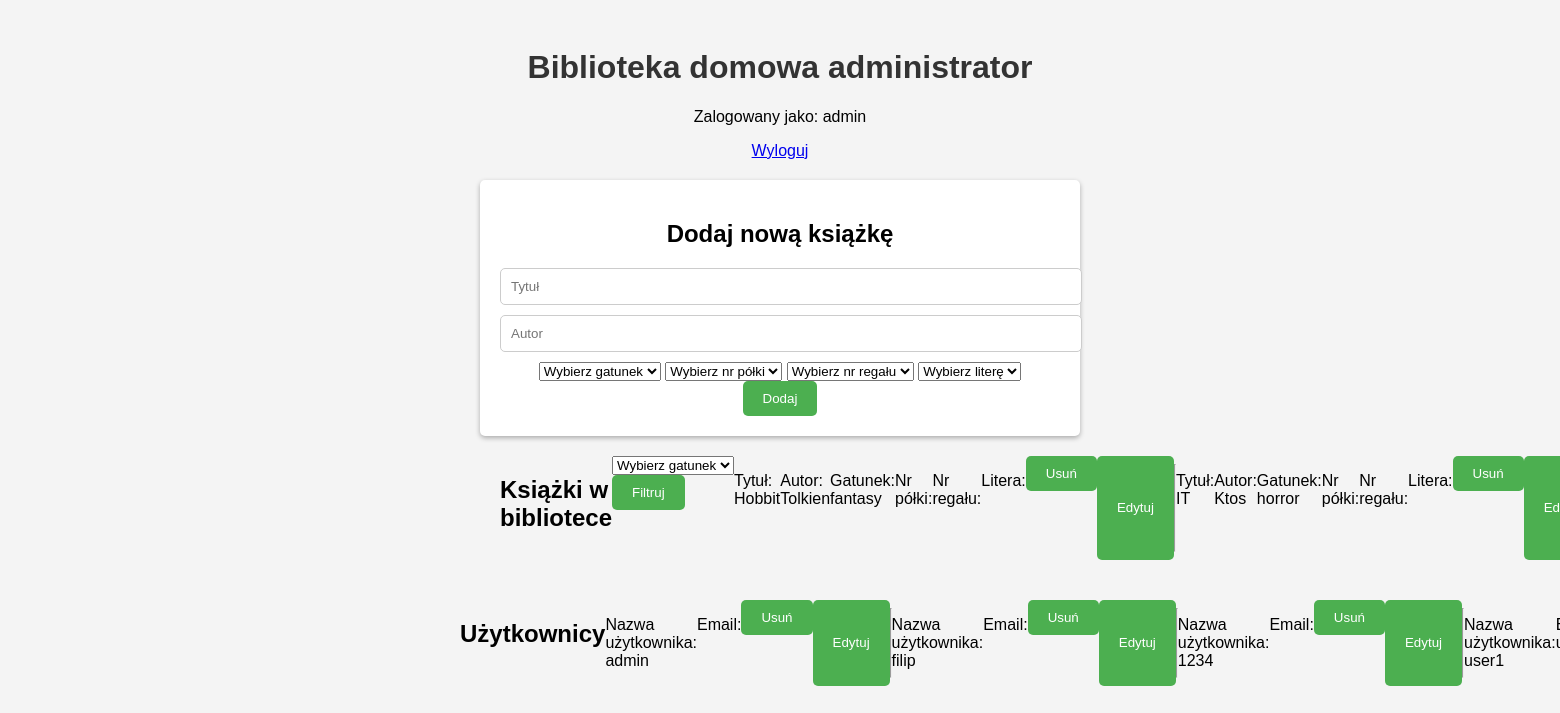
The app's page /library_admin.php (signed in), older data.
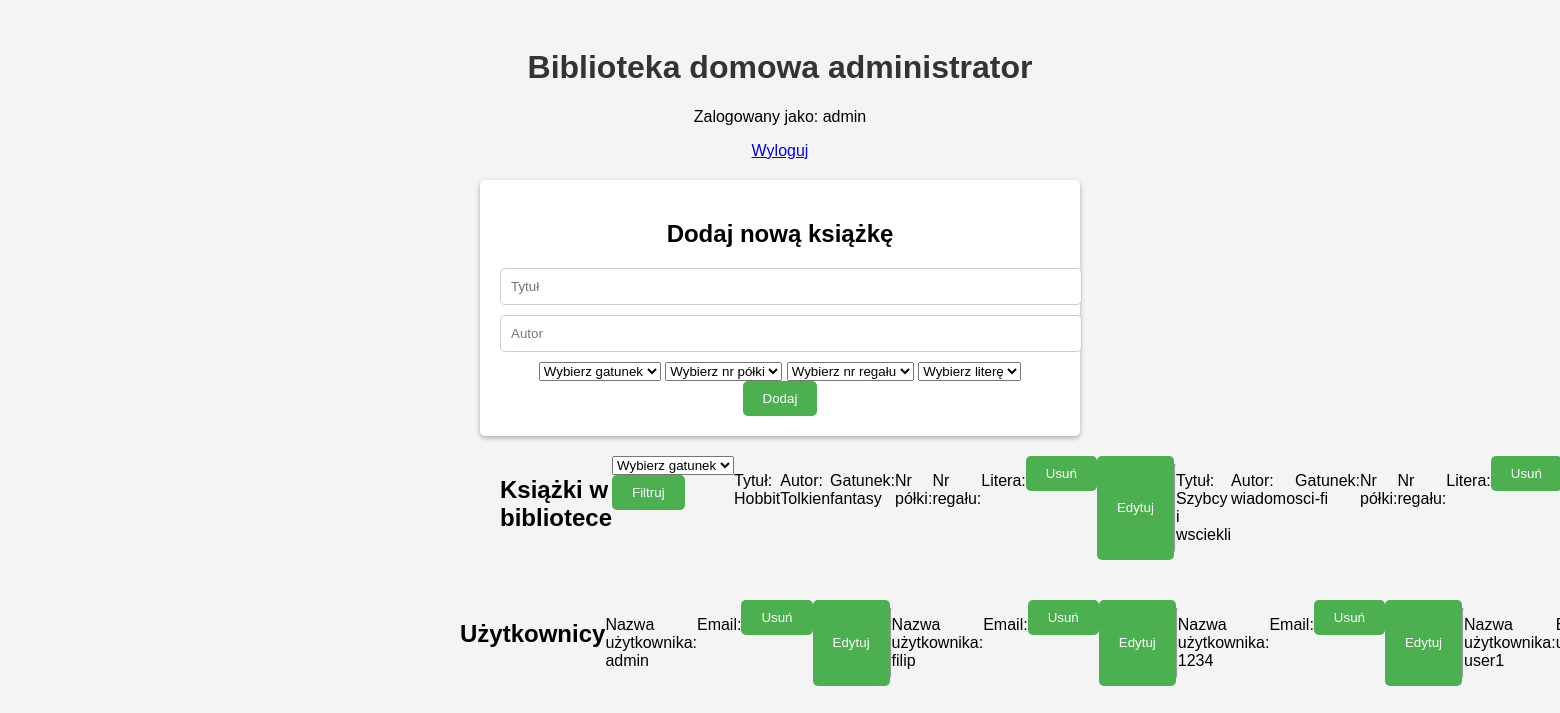
The same page, newer data.
### tables this page shows
CREATE TABLE `books` (
  `id` int(11) NOT NULL,
  `title` varchar(255) NOT NULL,
  `author` varchar(255) NOT NULL,
  `category` varchar(20) NOT NULL,
  `nr_polki` varchar(100) NOT NULL,
  `nr_regal` varchar(10) NOT NULL,
  `alphabet` varchar(5) NOT NULL
);

CREATE TABLE `users` (
  `id` int(11) NOT NULL,
  `username` varchar(255) NOT NULL,
  `email` varchar(60) NOT NULL,
  `password` varchar(255) NOT NULL,
  `role_id` tinyint(4) NOT NULL DEFAULT 1
);

### library_admin.php (the view, shortened to what the changed rows need)
<?php
$conn = new mysqli("localhost", "root", "", "library");
$sql = "SELECT * FROM books";
$result = $conn->query($sql);
$booksList = "";
if ($result->num_rows > 0) {
    while ($row = $result->fetch_assoc()) {
        $booksList .= "<p>Tytuł: " . $row["title"] . "</p>";
        $booksList .= "<p>Autor: " . $row["author"] . "</p>";
        $booksList .= "<p>Gatunek: " . $row["category"] . "</p>";
        $booksList .= "<p>Nr półki: " . $row["nr_polki"] . "</p>";
        $booksList .= "<p>Nr regału: " . $row["nr_regal"] . "</p>";
        $booksList .= "<p>Litera: " . $row["alphabet"] . "</p>";
        $booksList .= "<form action='library_admin.php' method='GET'>";
        $booksList .= "<input type='hidden' name='delete' value='" . $row["id"] . "'>";
        $booksList .= "<button type='submit' name='delete' >Usuń</button>";
        $booksList .= "</form>";
        $booksList .= "<button onclick='showEditForm(" . $row["id"] . ")'>Edytuj</button>";
        $booksList .= "<div id='edit-form-" . $row["id"] . "' style='display: none;'>";
        $booksList .= "<form action='library_admin.php' method='POST'>";
        $booksList .= "<input type='hidden' name='book-id' value='" . $row["id"] . "'>";
        $booksList .= "<input type='text' name='new-author' placeholder='Nowy autor'>";
        $booksList .= "<input type='text' name='new-title' placeholder='Nowy tytuł'>";
        $booksList .= "<select name='new-category'>";
        $booksList .= "<option value='' disabled selected>Wybierz gatunek</option>";
        $booksList .= "<option value='fantasy'>Fantasy</option>";
        $booksList .= "<option value='horror'>Horror</option>";
        $booksList .= "<option value='sci-fi'>Sci-fi</option>";
        $booksList .= "<option value='comedy'>Komedia</option>";
        $booksList .= "<option value='documentary'>Dokument</option>";
        $booksList .= "</select>";
        $booksList .= "<select name='new-nr_polki'>";
        $booksList .= "<option value='' disabled selected>Wybierz nr półki</option>";
        $booksList .= "<option value='1'>1</option>";
        $booksList .= "<option value='2'>2</option>";
        $booksList .= "<option value='3'>3</option>";
        $booksList .= "<option value='4'>4</option>";
        $booksList .= "<option value='5'>5</option>";
        $booksList .= "</select>";
        $booksList .= "<select name='new-nr_regal'>";
        $booksList .= "<option value='' disabled selected>Wybierz nr regału</option>";
        $booksList .= "<option value='R1'>R1</option>";
        $booksList .= "<option value='R2'>R2</option>";
        $booksList .= "<option value='R3'>R3</option>";
        $booksList .= "<option value='R4'>R4</option>";
        $booksList .= "<option value='R5'>R5</option>";
        $booksList .= "</select>";
        $booksList .= "<select name='new-alphabet'>";
        $booksList .= "<option value='' disabled selected>Wybierz litere</option>";
        $booksList .= "<option value='A'>A</option>";
        $booksList .= "<option value='B'>B</option>";
        $booksList .= "<option value='C'>C</option>";
        $booksList .= "<option value='D'>D</option>";
        $booksList .= "<option value='E'>E</option>";
        $booksList .= "</select>";
        $booksList .= "<button type='submit' name='edit'>Zapisz</button>";
        $booksList .= "</form>";
        $booksList .= "</div>";
        $booksList .= "<hr>";
    }
} else {
    $booksList = "Brak książek w bibliotece.";
}
$sql = "SELECT * FROM users";
$result = $conn->query($sql);
$usersList = "";
if ($result->num_rows > 0) {
    while ($row = $result->fetch_assoc()) {
        $usersList .= "<p>Nazwa użytkownika: " . $row["username"] . "</p>";
        $usersList .= "<p>Email: " . $row["email"] . "</p>";
        $usersList .= "<form action='library_admin.php?user_id=$row[id]' method='POST'>";
        $usersList .= "<input type='hidden' value='" . $row["id"] . "'>";
        $usersList .= "<button type='submit' name='delete-user' >Usuń</button>";
        $usersList .= "</form>";
        $usersList .= "<button onclick='showEditForm(" . $row["id"] . ")' name='edit-user1'>Edytuj</button>";
        $usersList .= "<div id='edit-form-" . $row["id"] . "' style='display: none;'>";
        $usersList .= "<form action='library_admin.php' method='POST'>";
        $usersList .= "<input type='hidden' name='user_id' value='" . $row["id"] . "'>";
        $usersList .= "<input type='text' name='new-username' placeholder='Nowy username'>";
        $usersList .= "<input type='text' name='new-email' placeholder='Nowy email'>";
        $usersList .= "<button type='submit' name='edit-user2'>Zapisz</button>";
        $usersList .= "</form>";
        $usersList .= "</div>";
        $usersList .= "<hr>";
    }
} else {
    $usersList = "Brak książek w bibliotece.";
}
?>
<!DOCTYPE html>
<html>
<head>
    <link rel="stylesheet" type="text/css" href="style.css">
</head>
<body>
    <div class="container">
        <h1>Biblioteka domowa administrator</h1>
        <div class="form-container">
            <h2>Dodaj nową książkę</h2>
        </div>
        <div class="admin-container" style="float:left";>
            <h2>Książki w bibliotece</h2>
            <form action="library_admin.php" method="GET">
                <select name="category">
                </select>
                <button type="submit">Filtruj</button>
            </form>
            <?php echo $booksList; ?>
        </div>
        <div class="admin-container" style="float: right";>
            <h2>Użytkownicy</h2>
            <?php echo $usersList; ?>
    </div>
</body>
</html>

Row changes from the older to the newer data that the page shows:
removed books: title "IT", author "Ktos", category "horror"
now on this page (row unchanged): books: title "Szybcy i wsciekli", author "wiadomo", category "sci-fi"
